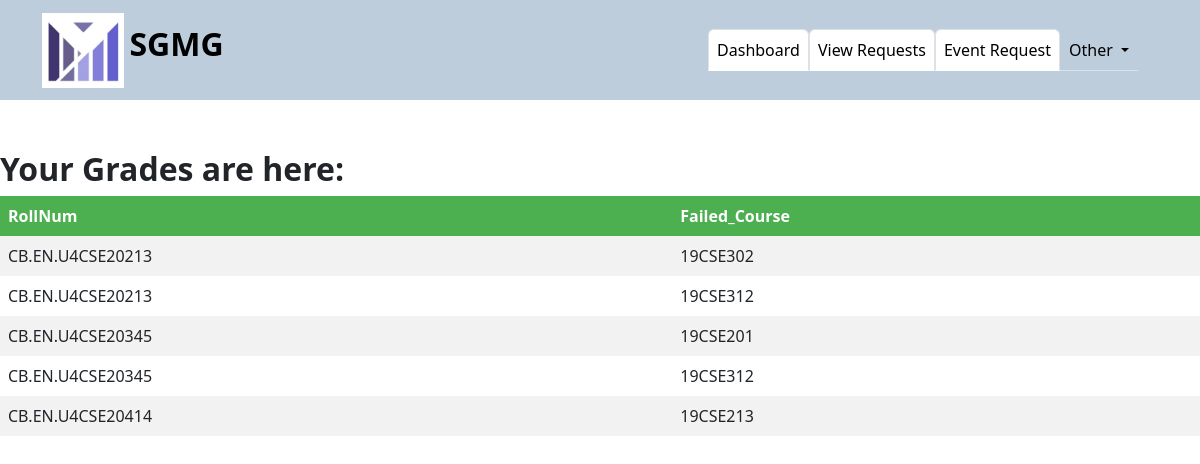
Page /teacher/counceling.php on the committed database.
### tables this page shows
CREATE TABLE `course_mark` (
  `RollNum` varchar(30) NOT NULL DEFAULT 'N/A',
  `Section` varchar(3) NOT NULL,
  `CourseID` varchar(45) NOT NULL DEFAULT 'N/A',
  `Internals` varchar(45) NOT NULL DEFAULT 'N/P',
  `Marks` varchar(45) NOT NULL DEFAULT 'N/P',
  `Total` varchar(45) NOT NULL DEFAULT 'N/P',
  `Status` varchar(45) NOT NULL DEFAULT 'N/P',
  `Grade` varchar(45) NOT NULL DEFAULT 'N/P',
  `Final_Grade` varchar(45) NOT NULL DEFAULT 'N/P',
  `Final_status` varchar(45) NOT NULL DEFAULT 'N/P'
);

### teacher/counceling.php (the view, shortened to what this page needs)
<!doctype html>
<html lang="en">
  <head>
    <link href="https://cdn.jsdelivr.net/npm/bootstrap@5.3.0-alpha3/dist/css/bootstrap.min.css" rel="stylesheet">
    <link rel="stylesheet" href="calci.css">
</head>
<body>
  <nav class="navbar navbar-expand-lg">
        <div class="container-fluid">
          <a class="navbar-brand" href="#"><img src="SGMG_Logo.jpg" style="height: 75px; padding-left: 30px;" > <b style="font-size: xx-large;">SGMG</b></a>
          <div class="collapse navbar-collapse" id="navbarNavAltMarkup">
            <div class="navbar-nav ms-auto" style="padding-right: 50px;">
                <ul class="nav justify-content-end nav-tabs">
                    <li class="nav-item">
                      <a class="nav-link active" aria-current="page" href="faculty_dashboard.php">Dashboard</a>
                    </li>
                    <li class="nav-item">
                        <a class="nav-link active" aria-current="page" href="faculty_view_requests.php">View Requests</a>
                    </li>
                    <li class="nav-item">
                        <a class="nav-link active" aria-current="page" href="upload_docs.php">Event Request</a>
                    </li>
                    <li class="nav-item dropdown">
                        <a class="nav-link dropdown-toggle" href="#" role="button" data-bs-toggle="dropdown" aria-expanded="false" style="color: black;">
                          Other
                        </a>
                    </li>
                  </ul>
            </div>
          </div>
        </div>
    </nav>
    <h2 style="margin-top: 50px;"><b>Your Grades are here:</b></h2>
  <?php
    $db_host = "localhost";
    $db_user = "root";
    $db_pw = "";
    $db_name = "grace_marks";
    $conn = mysqli_connect($db_host, $db_user, $db_pw, $db_name);
    $sql = "SELECT RollNum, CourseID as Failed_Course FROM course_mark WHERE Grade = 'F'";
    $result = mysqli_query($conn, $sql);
    if (mysqli_num_rows($result) > 0) {
      echo "<table id=\"data-table\">";
      echo "<tr>";
      while ($field = mysqli_fetch_field($result)) {
        echo "<th>" . $field->name . "</th>";
      }
      echo "</tr>";
      while ($row = mysqli_fetch_assoc($result)) {
        echo "<tr>";
        foreach ($row as $value) {
          echo "<td>" . $value . "</td>";
        }
        echo "</tr>";
      }
      echo "</table>";
    } else {
      echo "No data found";
    }
  ?>
</body>
</html>

### teacher/counceling.php (style rules this page uses)
.navbar { height: 100px; background-color: #bdcddc; }
.navbar-brand { color: black; font-weight: bold; text-decoration: none; }
table { border-collapse: collapse; width: 100%; }
th, td { text-align: left; padding: 8px; }
tr:nth-child(even) { background-color: #f2f2f2 }
th { background-color: #4CAF50; color: white; }

### rows in the picture
course_mark: RollNum "CB.EN.U4CSE20213", CourseID "19CSE302"
course_mark: RollNum "CB.EN.U4CSE20213", CourseID "19CSE312"
course_mark: RollNum "CB.EN.U4CSE20345", CourseID "19CSE201"
course_mark: RollNum "CB.EN.U4CSE20345", CourseID "19CSE312"
course_mark: RollNum "CB.EN.U4CSE20414", CourseID "19CSE213"

### other values in the picture
$field->name "RollNum"
$field->name "Failed_Course"
